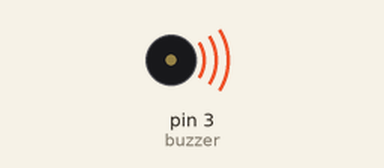
Simulated run of this sketch. Board: Arduino Uno, built with avr-gcc and run on an emulated ATmega328P. Shown: buzzer (waves = sounding).

Above: at 0.2 s.
At 3.55 s:
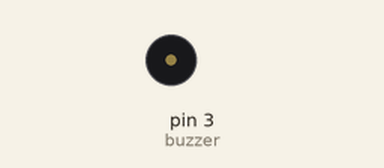
Timing chart, 0 to 4.1 s (numbered marks = the images above):
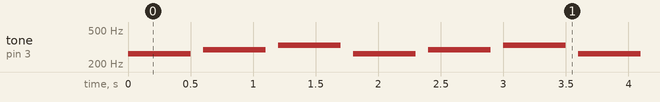

Measured:
- by itself, tone on pin 3 (buzzer): repeats every 1.8 s: silent 0.10 s, 294 Hz 0.50 s, silent 0.10 s, 330 Hz 0.50 s, silent 0.10 s, 262 Hz 0.50 s

The sketch:

BuzzerMusicaCOD.ino
```cpp
int buzzer = 3;
#define doo 262
#define re 294
#define mi 330
#define fa 349

void setup()
{
 //Define buzzer como saida
 pinMode(buzzer, OUTPUT);

}

void loop()
{
 //A FUNCAO DE LIGAR tone()
  tone(buzzer,doo,500);//Tocar o dó
  delay(600);
  tone(buzzer,re,500);//Tocar o ré
  delay(600);
  tone(buzzer,mi,500);//Tocar o mi
  delay(600);
  tone(buzzer,fa,500);//Tocar o fa
 //A FUNCAO DE DESLIGAR notone()
  noTone(buzzer);


}
```
